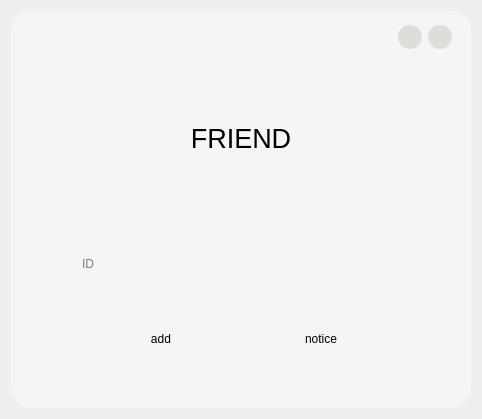
<?xml version="1.0" encoding="UTF-8"?>
<ui version="4.0">
 <class>AddFriendPage</class>
 <widget class="QDialog" name="AddFriendPage">
  <property name="geometry">
   <rect>
    <x>0</x>
    <y>0</y>
    <width>482</width>
    <height>419</height>
   </rect>
  </property>
  <property name="focusPolicy">
   <enum>Qt::TabFocus</enum>
  </property>
  <property name="windowTitle">
   <string>Dialog</string>
  </property>
  <layout class="QGridLayout" name="gridLayout">
   <item row="0" column="0">
    <widget class="QWidget" name="mainWidget" native="true">
     <property name="styleSheet">
      <string notr="true">background-color: rgb(246, 245, 244);
border-radius:20px;</string>
     </property>
     <layout class="QVBoxLayout" name="verticalLayout_3" stretch="1,8">
      <item>
       <layout class="QHBoxLayout" name="horizontalLayout_2">
        <property name="leftMargin">
         <number>0</number>
        </property>
        <property name="topMargin">
         <number>5</number>
        </property>
        <property name="rightMargin">
         <number>10</number>
        </property>
        <property name="bottomMargin">
         <number>5</number>
        </property>
        <item>
         <spacer name="horizontalSpacer">
          <property name="orientation">
           <enum>Qt::Horizontal</enum>
          </property>
          <property name="sizeHint" stdset="0">
           <size>
            <width>326</width>
            <height>20</height>
           </size>
          </property>
         </spacer>
        </item>
        <item>
         <widget class="QPushButton" name="pushButton_2">
          <property name="sizePolicy">
           <sizepolicy hsizetype="Fixed" vsizetype="Fixed">
            <horstretch>0</horstretch>
            <verstretch>0</verstretch>
           </sizepolicy>
          </property>
          <property name="minimumSize">
           <size>
            <width>24</width>
            <height>24</height>
           </size>
          </property>
          <property name="maximumSize">
           <size>
            <width>24</width>
            <height>24</height>
           </size>
          </property>
          <property name="font">
           <font>
            <pointsize>11</pointsize>
           </font>
          </property>
          <property name="styleSheet">
           <string notr="true">QPushButton{background-color: rgb(222, 221, 218);border-radius:12px;}QPushButton:hover{background-color: rgb(192, 191, 188);border-radius:12px;}

QPushButton:press{background-color: rgb(192, 191, 188);border-radius:12px;}
</string>
          </property>
          <property name="text">
           <string/>
          </property>
         </widget>
        </item>
        <item>
         <widget class="QPushButton" name="closePushButton">
          <property name="sizePolicy">
           <sizepolicy hsizetype="Fixed" vsizetype="Fixed">
            <horstretch>0</horstretch>
            <verstretch>0</verstretch>
           </sizepolicy>
          </property>
          <property name="minimumSize">
           <size>
            <width>24</width>
            <height>24</height>
           </size>
          </property>
          <property name="maximumSize">
           <size>
            <width>24</width>
            <height>24</height>
           </size>
          </property>
          <property name="styleSheet">
           <string notr="true">QPushButton{background-color: rgb(222, 221, 218);border-radius:12px;}QPushButton:hover{background-color: rgb(192, 191, 188);border-radius:12px;}

QPushButton:press{background-color: rgb(192, 191, 188);border-radius:12px;}
</string>
          </property>
          <property name="text">
           <string/>
          </property>
         </widget>
        </item>
       </layout>
      </item>
      <item>
       <layout class="QVBoxLayout" name="verticalLayout_2" stretch="5,1">
        <property name="spacing">
         <number>26</number>
        </property>
        <property name="bottomMargin">
         <number>50</number>
        </property>
        <item>
         <layout class="QVBoxLayout" name="verticalLayout" stretch="4,1">
          <property name="leftMargin">
           <number>60</number>
          </property>
          <property name="rightMargin">
           <number>60</number>
          </property>
          <property name="bottomMargin">
           <number>20</number>
          </property>
          <item>
           <widget class="QLabel" name="titleLabel">
            <property name="text">
             <string>&lt;html&gt;&lt;head/&gt;&lt;body&gt;&lt;p align=&quot;center&quot;&gt;&lt;span style=&quot; font-size:20pt;&quot;&gt;FRIEND&lt;/span&gt;&lt;/p&gt;&lt;/body&gt;&lt;/html&gt;</string>
            </property>
           </widget>
          </item>
          <item>
           <widget class="QtMaterialAutoComplete" name="idLineEdit">
            <property name="sizePolicy">
             <sizepolicy hsizetype="Expanding" vsizetype="Preferred">
              <horstretch>0</horstretch>
              <verstretch>0</verstretch>
             </sizepolicy>
            </property>
            <property name="styleSheet">
             <string notr="true">border-radius:10px;</string>
            </property>
            <property name="placeholderText">
             <string>ID</string>
            </property>
           </widget>
          </item>
         </layout>
        </item>
        <item>
         <layout class="QHBoxLayout" name="horizontalLayout" stretch="1,1,0,1,1">
          <item>
           <spacer name="horizontalSpacer_2">
            <property name="orientation">
             <enum>Qt::Horizontal</enum>
            </property>
            <property name="sizeHint" stdset="0">
             <size>
              <width>40</width>
              <height>20</height>
             </size>
            </property>
           </spacer>
          </item>
          <item>
           <widget class="QtMaterialFlatButton" name="addPushButton">
            <property name="sizePolicy">
             <sizepolicy hsizetype="Preferred" vsizetype="Preferred">
              <horstretch>0</horstretch>
              <verstretch>0</verstretch>
             </sizepolicy>
            </property>
            <property name="focusPolicy">
             <enum>Qt::StrongFocus</enum>
            </property>
            <property name="text">
             <string>add</string>
            </property>
           </widget>
          </item>
          <item>
           <spacer name="horizontalSpacer_4">
            <property name="orientation">
             <enum>Qt::Horizontal</enum>
            </property>
            <property name="sizeHint" stdset="0">
             <size>
              <width>40</width>
              <height>20</height>
             </size>
            </property>
           </spacer>
          </item>
          <item>
           <widget class="QtMaterialFlatButton" name="pushButton">
            <property name="text">
             <string>notice</string>
            </property>
           </widget>
          </item>
          <item>
           <spacer name="horizontalSpacer_3">
            <property name="orientation">
             <enum>Qt::Horizontal</enum>
            </property>
            <property name="sizeHint" stdset="0">
             <size>
              <width>40</width>
              <height>20</height>
             </size>
            </property>
           </spacer>
          </item>
         </layout>
        </item>
       </layout>
      </item>
     </layout>
    </widget>
   </item>
  </layout>
 </widget>
 <customwidgets>
  <customwidget>
   <class>QtMaterialFlatButton</class>
   <extends>QPushButton</extends>
   <header location="global">qtmaterialflatbutton.h</header>
  </customwidget>
  <customwidget>
   <class>QtMaterialAutoComplete</class>
   <extends>QLineEdit</extends>
   <header location="global">qtmaterialautocomplete.h</header>
  </customwidget>
 </customwidgets>
 <resources/>
 <connections/>
</ui>
